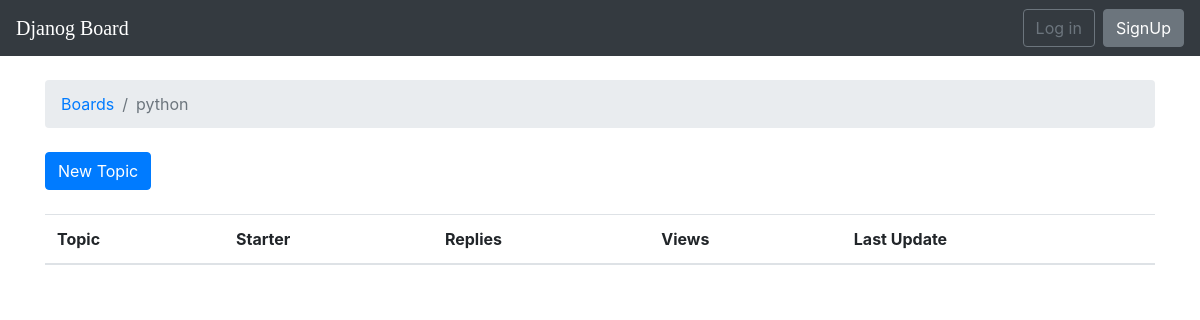
/boards/1/, run on an earlier commit of the app's database.
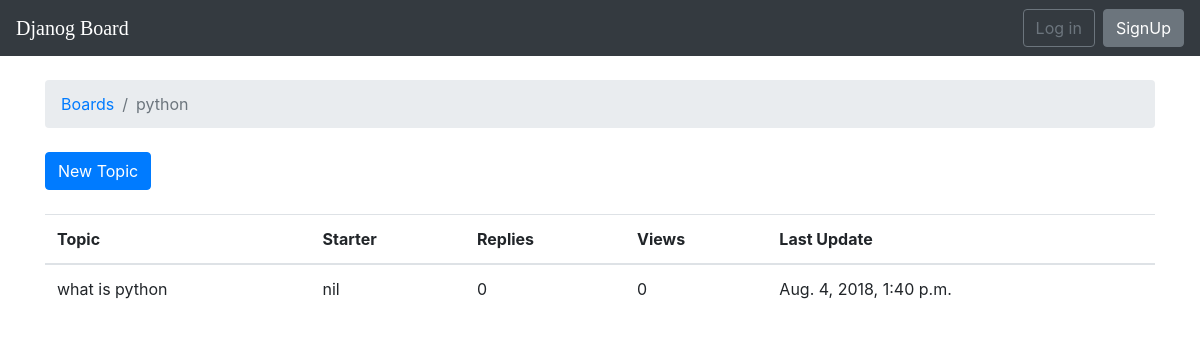
And on a later commit of the database.
### djforum/models.py (models this page shows)
class Topic(models.Model):
	subject = models.CharField(max_length = 255)
	last_update = models.DateTimeField(auto_now_add = True)
	board = models.ForeignKey(Board, on_delete = models.CASCADE, related_name = 'topics')
	starter = models.ForeignKey(User, on_delete = models.CASCADE, related_name = 'topics')

### djforum/views.py (the view)
# urls.py: path('boards/<int:pk>/', views.board_topics, name = 'board_topics'),
def board_topics(request, pk):
	board = get_object_or_404(Board, pk = pk)
	return render(request, 'topics.html', {'board': board})

### templates/topics.html (shortened to what this page needs)
{% extends 'base.html' %}
{% block breadcrumb %}
	<li class="breadcrumb-item"><a href="{% url 'home' %}">Boards</a></li>
	<li class="breadcrumb-item active">{{ board.name }}</li>
{% endblock breadcrumb %}
{% block content %}
	<div class="mb-4">
		<a href="{% url 'new_topic' board.pk %}" class="btn btn-primary">New Topic</a>
	</div>
	<table class="table">
		<thead class="thead-inverse">
			<tr>
				<th>Topic</th>
				<th>Starter</th>
				<th>Replies</th>
				<th>Views</th>
				<th>Last Update</th>
			</tr>
		</thead>
		<tbody>
			{% for topic in board.topics.all %}
			<tr>
				<td>{{topic.subject}}</td>
				<td>{{topic.starter.username}}</td>
				<td>0</td>
				<td>0</td>
				<td>{{topic.last_update}}</td>
			</tr>
			{% endfor %}
		</tbody>
	</table>
{% endblock content %}

What changed in the data, as far as the page shows it:
added Topic: subject "what is python", starter.username "nil", last_update "Aug. 4, 2018, 1:40 p.m."
